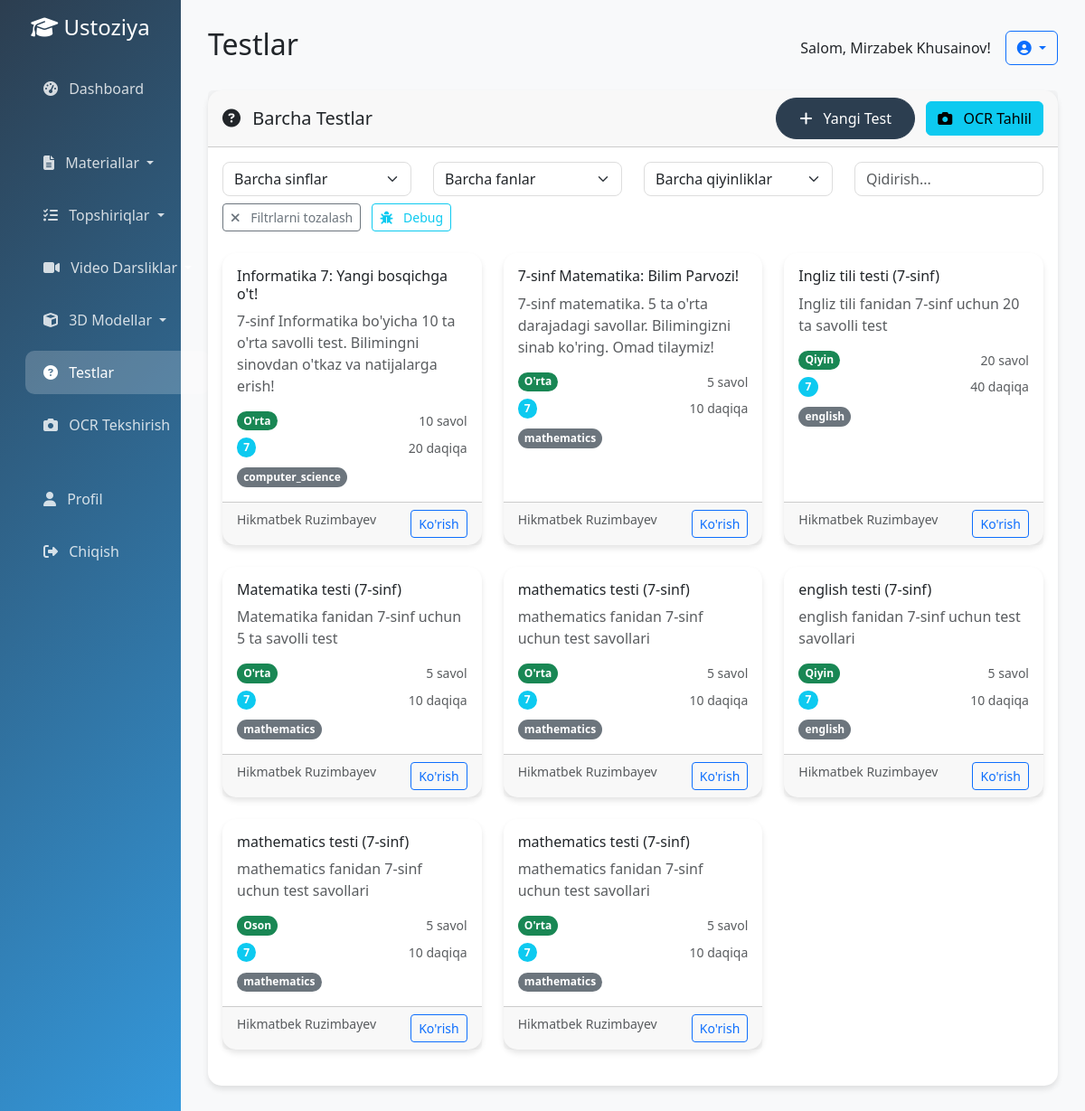
The app's page /tests/ (signed in), older data.
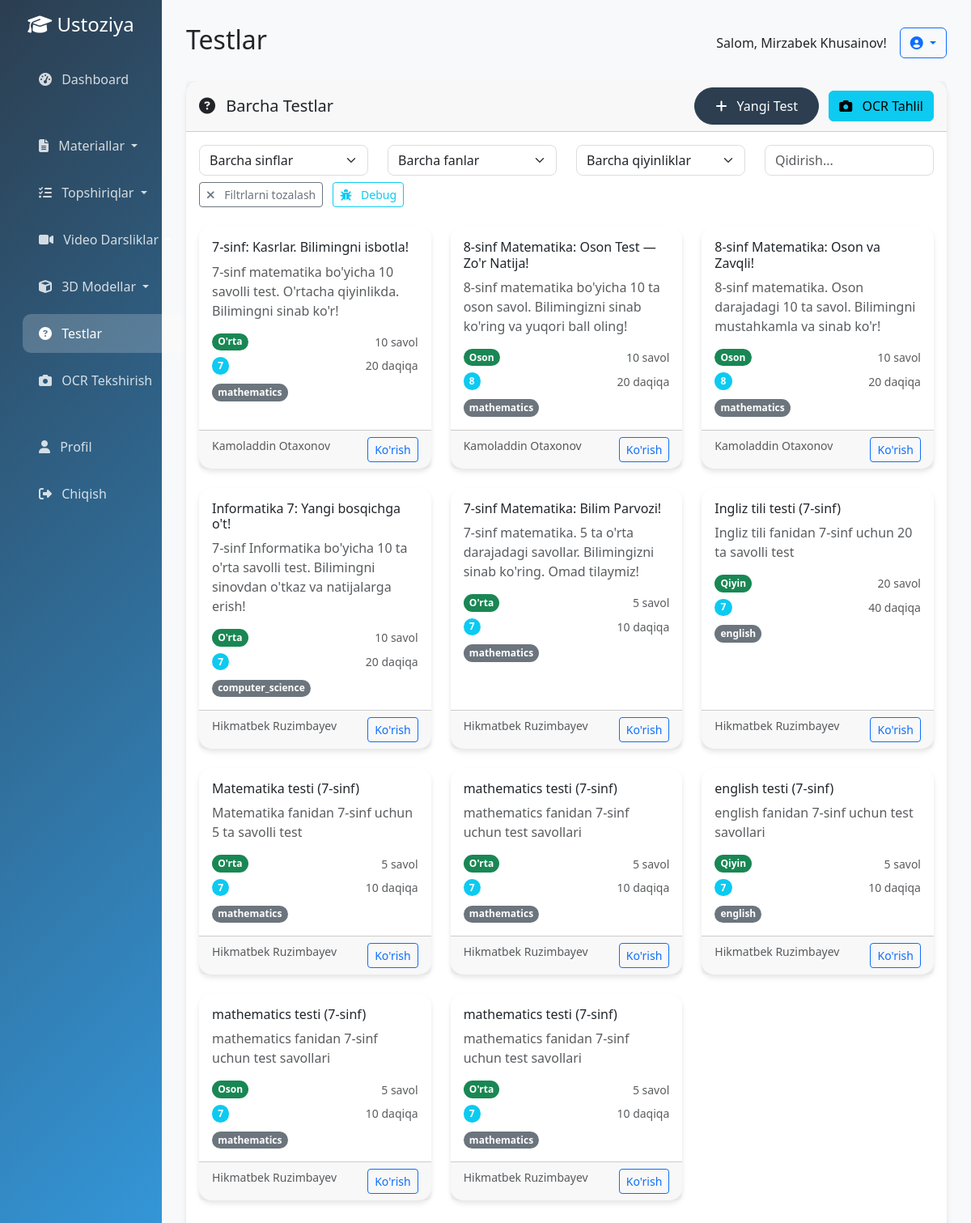
The same page, newer data.
### tests/models.py (models this page shows, shortened)
class Test(models.Model):
    DIFFICULTY_CHOICES = [
        ('easy', 'Oson'),
        ('medium', 'O\'rta'),
        ('hard', 'Qiyin'),
    ]
    title = models.CharField(max_length=200, verbose_name='Test sarlavhasi')
    description = models.TextField(verbose_name='Test tavsifi')
    category = models.ForeignKey(
        TestCategory,
        on_delete=models.CASCADE,
        related_name='tests',
        verbose_name='Kategoriya'
    )
    author = models.ForeignKey(
        User,
        on_delete=models.CASCADE,
        related_name='tests',
        verbose_name='Muallif'
    )
    difficulty = models.CharField(
        max_length=10,
        choices=DIFFICULTY_CHOICES,
        default='medium',
        verbose_name='Qiyinlik darajasi'
    )
    grade_level = models.CharField(
        max_length=50,
        verbose_name='Sinf darajasi'
    )
    subject = models.CharField(
        max_length=50,
        verbose_name='Fan'
    )
    time_limit = models.PositiveIntegerField(
        default=60,
        verbose_name='Vaqt chegarasi (daqiqa)'
    )
    total_questions = models.PositiveIntegerField(
        default=0,
        verbose_name='Jami savollar soni'
    )
    total_points = models.PositiveIntegerField(
        default=0,
        verbose_name='Jami ball'
    )
    is_public = models.BooleanField(
        default=True,
        verbose_name='Umumiy foydalanish'
    )
    is_active = models.BooleanField(
        default=True,
        verbose_name='Faol'
    )
    created_at = models.DateTimeField(
        auto_now_add=True,
        verbose_name='Yaratilgan vaqt'
    )
    updated_at = models.DateTimeField(
        auto_now=True,
        verbose_name='Yangilangan vaqt'
    )
    class Meta:
        verbose_name = 'Test'
        verbose_name_plural = 'Testlar'
        ordering = ['-created_at']

### accounts/models.py (models this page shows, shortened)
class User(AbstractUser):
    ROLE_CHOICES = [
        ('teacher', 'O\'qituvchi'),
        ('admin', 'Administrator'),
    ]
    SUBJECT_CHOICES = [
        ('mathematics', 'Matematika'),
        ('physics', 'Fizika'),
        ('chemistry', 'Kimyo'),
        ('biology', 'Biologiya'),
        ('geography', 'Geografiya'),
        ('history', 'Tarix'),
        ('literature', 'Adabiyot'),
        ('language', 'Til va adabiyot'),
        ('english', 'Ingliz tili'),
        ('russian', 'Rus tili'),
        ('computer_science', 'Informatika'),
        ('art', 'San\'at'),
        ('physical_education', 'Jismoniy tarbiya'),
        ('other', 'Boshqa'),
    ]
    role = models.CharField(
        max_length=20,
        choices=ROLE_CHOICES,
        default='teacher',
        verbose_name='Rol'
    )
    subject = models.CharField(
        max_length=50,
        choices=SUBJECT_CHOICES,
        verbose_name='Fan'
    )
    school = models.CharField(
        max_length=200,
        verbose_name='Maktab'
    )
    phone = models.CharField(
        max_length=20,
        blank=True,
        null=True,
        verbose_name='Telefon raqami'
    )
    avatar = models.ImageField(
        upload_to='avatars/',
        blank=True,
        null=True,
        verbose_name='Avatar'
    )
    bio = models.TextField(
        blank=True,
        null=True,
        verbose_name='Biografiya'
    )
    is_verified = models.BooleanField(
        default=False,
        verbose_name='Tasdiqlangan'
    )
    created_at = models.DateTimeField(
        auto_now_add=True,
        verbose_name='Yaratilgan vaqt'
    )
    updated_at = models.DateTimeField(
        auto_now=True,
        verbose_name='Yangilangan vaqt'
    )
    class Meta:
        verbose_name = 'Foydalanuvchi'
        verbose_name_plural = 'Foydalanuvchilar'
        ordering = ['-created_at']
    def get_full_name(self):
        if self.first_name and self.last_name:
            return f"{self.first_name} {self.last_name}"
        return self.username

### ustoziya_platform/views.py (the view, shortened to what this page needs)
# urls.py: path('tests/', views.tests_list, name='tests_list'),
@login_required
def tests_list(request):
    tests = Test.objects.filter(is_public=True, is_active=True).order_by('-created_at')
    category = request.GET.get('category')
    subject = request.GET.get('subject')
    grade_level = request.GET.get('grade')
    difficulty = request.GET.get('difficulty')
    search = request.GET.get('search')
    if category:
        tests = tests.filter(category_id=category)
    if subject:
        tests = tests.filter(subject=subject)
    if grade_level:
        tests = tests.filter(grade_level=grade_level)
    if difficulty:
        tests = tests.filter(difficulty=difficulty)
    if search:
        tests = tests.filter(title__icontains=search)
    context = {
        'tests': tests,
    }
    return render(request, 'tests/list.html', context)

### templates/tests/list.html (shortened to what the changed rows need)
{% extends 'base.html' %}
{% block page_title %}Testlar{% endblock %}
{% block content %}
<div class="row">
    <div class="col-12">
        <div class="card">
            <div class="card-body">
                <div id="testsGrid">
                    {% if tests %}
                        <div class="row">
                            {% for test in tests %}
                            <div class="col-md-6 col-lg-4 mb-4 test-card"
                                 data-grade="{{ test.grade_level|lower }}"
                                 data-subject="{{ test.subject|lower }}"
                                 data-difficulty="{{ test.difficulty|lower }}"
                                 data-title="{{ test.title|lower }}"
                                 data-description="{{ test.description|lower }}">
                                <div class="card h-100">
                                    <div class="card-body">
                                        <h6 class="card-title">{{ test.title }}</h6>
                                        <p class="card-text text-muted">{{ test.description|truncatewords:20 }}</p>
                                        <div class="d-flex justify-content-between align-items-center mb-2">
                                            <span class="badge bg-success">{{ test.get_difficulty_display }}</span>
                                            <small class="text-muted">{{ test.total_questions }} savol</small>
                                        </div>
                                        <div class="d-flex justify-content-between align-items-center">
                                            <span class="badge bg-info">{{ test.grade_level }}</span>
                                            <small class="text-muted">{{ test.time_limit }} daqiqa</small>
                                        </div>
                                        <div class="mt-2">
                                            <span class="badge bg-secondary">{{ test.subject }}</span>
                                        </div>
                                    </div>
                                    <div class="card-footer">
                                        <div class="d-flex justify-content-between">
                                            <small class="text-muted">{{ test.author.get_full_name }}</small>
                                            <a href="{% url 'export_test_to_word' %}?test_id={{ test.id }}" class="btn btn-sm btn-outline-primary" target="_blank">Ko'rish</a>
                                        </div>
                                    </div>
                                </div>
                            </div>
                            {% endfor %}
                        </div>
                {% endif %}
                </div>
            </div>
        </div>
    </div>
</div>
{% endblock %}

Row changes from the older to the newer data that the page shows:
added Test: title "7-sinf: Kasrlar. Bilimingni isbotla!", description "7-sinf matematika bo'yicha 10 savolli test. O'rtacha qiyinlikda. Bilimingni sinab ko'r!", difficulty "O'rta", total_questions "10", grade_level "7", time_limit "20", subject "mathematics", author.get_full_name "Kamoladdin Otaxonov"
added Test: title "8-sinf Matematika: Oson Test — Zo'r Natija!", description "8-sinf matematika bo'yicha 10 ta oson savol. Bilimingizni sinab ko'ring va yuqori ball oling!", difficulty "Oson", total_questions "10", grade_level "8", time_limit "20", subject "mathematics", author.get_full_name "Kamoladdin Otaxonov"
added Test: title "8-sinf Matematika: Oson va Zavqli!", description "8-sinf matematika. Oson darajadagi 10 ta savol. Bilimingni mustahkamla va sinab ko'r!", difficulty "Oson", total_questions "10", grade_level "8", time_limit "20", subject "mathematics", author.get_full_name "Kamoladdin Otaxonov"
